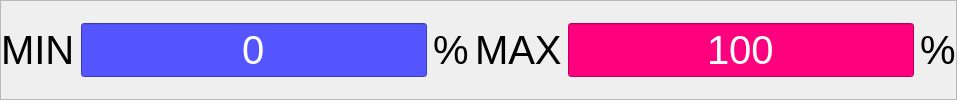
            <widget class="QFrame" name="frame_acc_info">
             <property name="font">
              <font>
               <pointsize>30</pointsize>
               <weight>50</weight>
               <italic>false</italic>
               <bold>false</bold>
              </font>
             </property>
             <property name="frameShape">
              <enum>QFrame::StyledPanel</enum>
             </property>
             <property name="frameShadow">
              <enum>QFrame::Raised</enum>
             </property>
             <layout class="QHBoxLayout" name="horizontalLayout_25">
              <property name="leftMargin">
               <number>0</number>
              </property>
              <property name="topMargin">
               <number>0</number>
              </property>
              <property name="rightMargin">
               <number>0</number>
              </property>
              <property name="bottomMargin">
               <number>0</number>
              </property>
              <item>
               <widget class="QLabel" name="label_51">
                <property name="font">
                 <font>
                  <pointsize>30</pointsize>
                  <weight>50</weight>
                  <italic>false</italic>
                  <bold>false</bold>
                 </font>
                </property>
                <property name="text">
                 <string>MIN</string>
                </property>
               </widget>
              </item>
              <item>
               <widget class="QLineEdit" name="lineEdit_acc_minov">
                <property name="font">
                 <font>
                  <pointsize>30</pointsize>
                 </font>
                </property>
                <property name="autoFillBackground">
                 <bool>false</bool>
                </property>
                <property name="styleSheet">
                 <string notr="true">color: rgb(255, 255, 255);
background-color: rgb(85, 85, 255);</string>
                </property>
                <property name="text">
                 <string>0</string>
                </property>
                <property name="alignment">
                 <set>Qt::AlignCenter</set>
                </property>
                <property name="readOnly">
                 <bool>true</bool>
                </property>
               </widget>
              </item>
              <item>
               <widget class="QLabel" name="label_53">
                <property name="font">
                 <font>
                  <pointsize>30</pointsize>
                  <weight>50</weight>
                  <italic>false</italic>
                  <bold>false</bold>
                 </font>
                </property>
                <property name="text">
                 <string>%</string>
                </property>
               </widget>
              </item>
              <item>
               <widget class="QLabel" name="label_56">
                <property name="font">
                 <font>
                  <pointsize>30</pointsize>
                  <weight>50</weight>
                  <italic>false</italic>
                  <bold>false</bold>
                 </font>
                </property>
                <property name="text">
                 <string>MAX</string>
                </property>
               </widget>
              </item>
              <item>
               <widget class="QLineEdit" name="lineEdit_acc_maxov">
                <property name="font">
                 <font>
                  <pointsize>30</pointsize>
                  <weight>50</weight>
                  <italic>false</italic>
                  <bold>false</bold>
                 </font>
                </property>
                <property name="styleSheet">
                 <string notr="true">color: rgb(255, 255, 255);
background-color: rgb(255, 0, 127);</string>
                </property>
                <property name="text">
                 <string>100</string>
                </property>
                <property name="alignment">
                 <set>Qt::AlignCenter</set>
                </property>
                <property name="readOnly">
                 <bool>true</bool>
                </property>
               </widget>
              </item>
              <item>
               <widget class="QLabel" name="label_57">
                <property name="font">
                 <font>
                  <pointsize>30</pointsize>
                  <weight>50</weight>
                  <italic>false</italic>
                  <bold>false</bold>
                 </font>
                </property>
                <property name="text">
                 <string>%</string>
                </property>
               </widget>
              </item>
             </layout>
            </widget>
